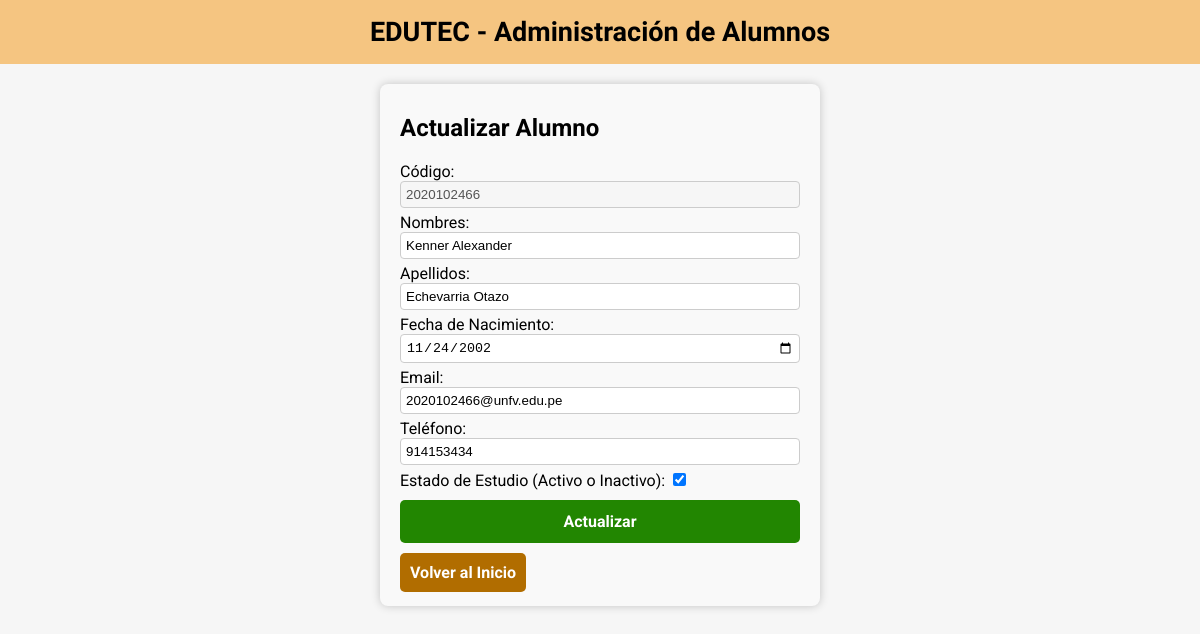
/editar/2020102466/, run on the app's committed database.
### app/models.py (models this page shows, shortened)
class Alumno(models.Model):
    codigo = models.CharField(max_length=15, primary_key=True)
    nombres = models.CharField(max_length=50)
    apellidos = models.CharField(max_length=50)
    fecha_nacimiento = models.DateField()
    edad = models.IntegerField()
    email = models.EmailField()
    telefono = models.CharField(max_length=15)
    estado_estudio = models.BooleanField(default=True)
    class Meta:
        db_table = "alumno"

### app/views.py (the view)
# urls.py: path('editar/<str:codigo_alumno>/', views.editar, name='editar'),
def editar(request, codigo_alumno):
    alumno = Alumno.objects.get(codigo=codigo_alumno)
    if request.method == "POST":
        form = AlumnoForm(request.POST, instance=alumno)
        if form.is_valid():
            alumno = form.save(commit=False)
            alumno.edad = alumno.calcular_edad
            alumno.save()
            return redirect('listar')
    else:
        form = AlumnoForm(instance=alumno)
    contexto = {'form': form}
    return render(request, 'editar.html', contexto)

### app/templates/editar.html (shortened to what this page needs)
{% extends 'index.html' %}
{% block principal %}
<div class="alumno-container">
    <h2>Actualizar Alumno</h2>
    <form method="post">
        {{ form.as_table }}
        <button type="submit" class="btn btn-form">Actualizar</button>
    </form>
    <a href="{% url 'listar' %}" class="btn btn-inicio">Volver al Inicio</a>
</div>
{% endblock %}

### app/static/styles/style.css (style rules this page uses)
body { margin: 0px; background-color: #f6f6f6; }
.alumno-container { margin: 20px; padding: 10px 20px; background-color: #f9f9f9; border-radius: 8px; box-shadow: 0 0 10px rgba(0, 0, 0, 0.2); }
.btn { padding: 12px; color: #fff; font-weight: bold; border-radius: 5px; text-decoration: none; display: inline-block; position: relative; border-radius: 5px; background-repeat: no-repeat; transition: all 0.1s ease-in-out; z-index: 1; overflow: hidden; cursor: pointer; border: none; }
.btn::before { content: ""; width: 0; height: 100%; position: absolute; top: 0; left: 0; z-index: -1; transition: width 200ms ease-in-out; display: inline-block; }
.btn-form::before { background-color: #3faa0e; }
.btn-inicio::before { background-color: #c6910b; }
.btn-inicio { background-color: #b16d00; padding: 10px; border-radius: 5px; color: #ffffff; text-decoration: none; }
.btn-form { display: flex; justify-content: center; margin: 10px 0px; width: 100%; background-color: #228601; color: #ffffff; font-family: "Roboto", sans-serif; font-size: 16px; }
form { width: 400px; text-align: left; }
.input { width: 100%; padding: 5px; margin-bottom: 5px; border: 1px solid #ccc; border-radius: 4px; box-sizing: border-box; }

### data on the page
Alumno: codigo "2020102466", nombres "Kenner Alexander", apellidos "Echevarria Otazo", fecha_nacimiento "11/24/2002", email "2020102466@unfv.edu.pe", telefono "914153434", estado_estudio "☑"
